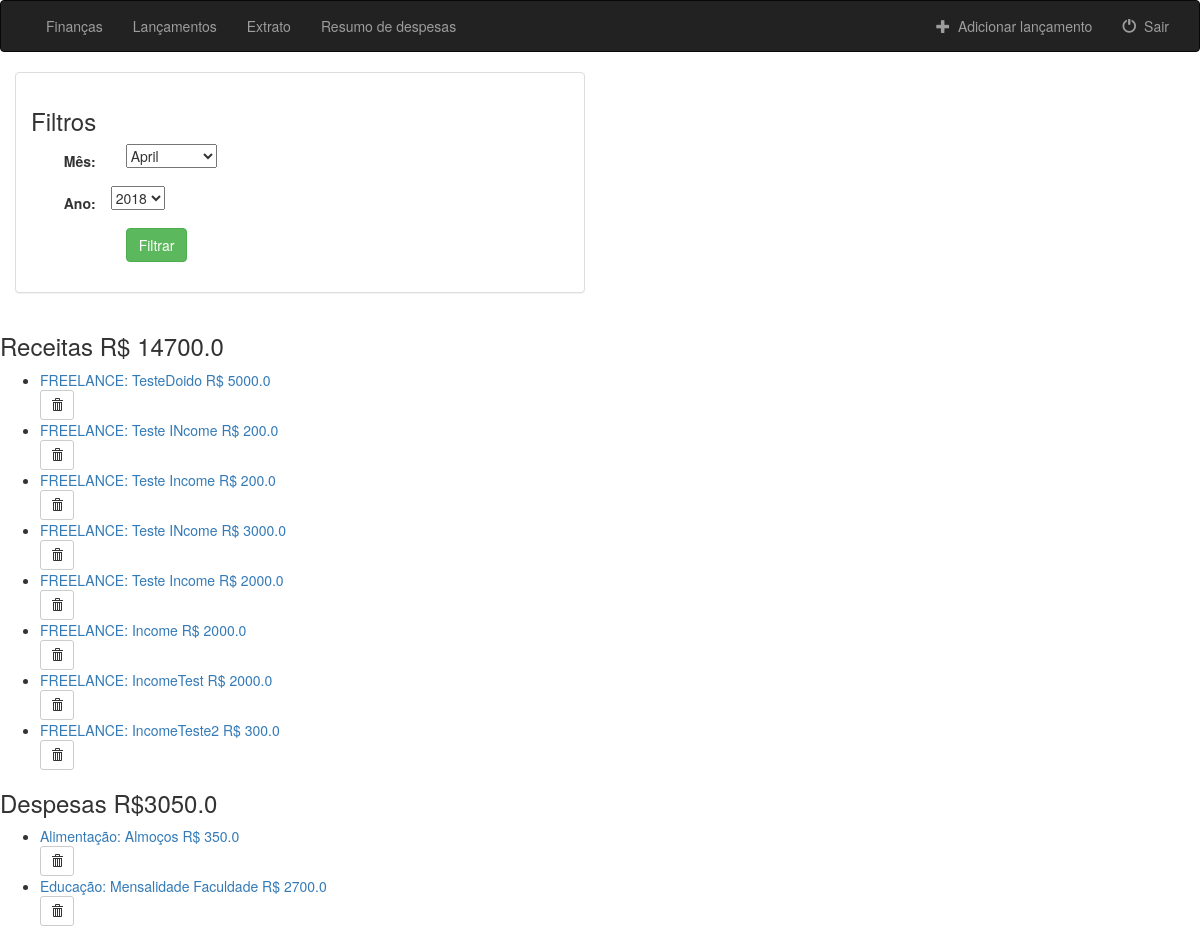
Page /finances/list_entry/ (signed in) on the earlier database version.
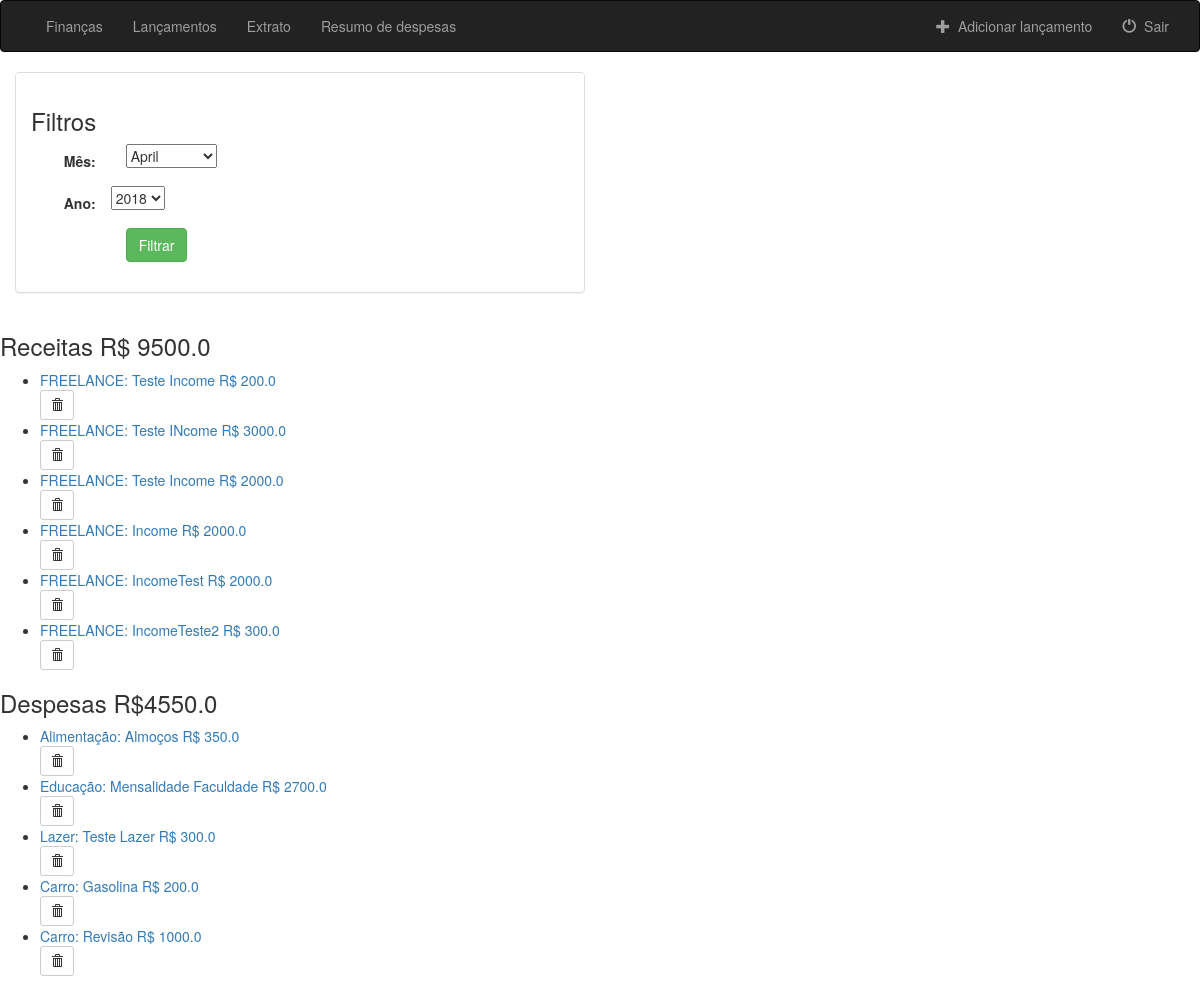
Same page on the later database version.
### finances/models.py (models this page shows, shortened)
class Entry(models.Model):
    agent = models.ForeignKey(User, on_delete=models.CASCADE)
    category = models.ForeignKey(Category, on_delete=models.CASCADE)
    description = models.CharField(max_length=100)
    amount = models.FloatField()
    entry_date = models.DateField(default=timezone.now)
    objects = EntryManager()

class Category(models.Model):
    INCOME = 'IN'
    EXPENSE = 'EX'
    ENTRY_TYPE_CHOICES = (
        (INCOME, 'INCOME'),
        (EXPENSE, 'EXPENSE'),
    )
    entries_type = models.CharField(
        max_length=2,
        choices=ENTRY_TYPE_CHOICES,
        default= EXPENSE,
    )
    description = models.CharField(max_length=100)

### finances/views.py (the view, shortened to what this page needs)
# urls.py: path('list_entry/', views.ListEntry.as_view(), name='list_entry'),
class ListEntry(LoginRequiredMixin, View):
    template_name = 'finances/list_entry.html'
    login_url = 'finances:login_user'
    def get(self, request):
        return get_list_entries(request, None, self.template_name)

### finances/models.py (called while the page is built)
    def get_entries(self, user, month, year, limit, entry_type):
        try:
            return self.order_by('entry_date').filter(
                agent=user, category__in=Category.objects.filter(entries_type__in=entry_type),
                entry_date__month=month, entry_date__year=year
                )[:limit]
        except ObjectDoesNotExist:
            return None

    def get_incomes(self, user, month, year, limit):
        return self.get_entries(user, month, year, limit, [('IN')])

    def get_expenses(self, user, month, year, limit):
        return self.get_entries(user, month, year, limit, [('EX')])

    def get_all_entries(self, user, month, year, limit):
        return self.get_entries(user, month, year, limit, [('IN'), ('EX')])

    def get_entries_amount(self, user, entries):
        return entries.aggregate(Sum('amount'))

    def get_amount_expenses_by_category(self, user, month, year, limit):
        expenses = self.get_expenses(user, month, year, limit)
        return expenses.order_by('category__description').values('category__description').annotate(Sum('amount'))

### finances/templates/finances/list_entry.html (shortened to what this page needs)
{% extends 'finances/base.html' %}
{% block body %}
<div class="container-fluid">
        <div class="row">
            <div class="col-sm-12 col-md-6">
                <div class="panel panel-default">
                    <div class="panel-body">
                        <h3>Filtros</h3>
                        <form class="form-horizontal" role="form" action="{% url 'finances:list_entry'%}" method="post" enctype="multipart/form-data">
                            <div class="form-group">
                                <label class="control-label col-sm-2" for="id_month">Mês:</label>
                                <div class="col-sm-10">
                                    <select id="id_month"name="month">
                                        {% for month in months %}
                                            <option value="{{month.0}}"
                                            {% if month.0 == current_month%}selected="selected"{% endif %}>{{month.1}}</option>
                                        {% endfor %}
                                    </select>
                                </div>
                            </div>
                            <div class="form-group">
                                <label class="control-label col-sm-2" for="id_year">Ano:</label>
                                <select name="year" id="id_year">
                                    {% for year in years %}
                                        <option value="{{year}}"
                                        {% if year == current_year%}selected="selected"{% endif %}>{{year}}</option>
                                    {% endfor %}
                                </select>
                            </div>
                            <div class="form-group">
                                <div class="col-sm-offset-2 col-sm-10">
                                    <button type="submit" class="btn btn-success">Filtrar</button>
                                </div>
                            </div>
                        </form>
                    </div>
                </div>
            </div>
        </div>
</div>
{% if incomes %}
<h3>Receitas R$ {{total_incomes.amount__sum}}</h3>
<ul>
    {% for income in incomes %}
    <li><a href = "/finances/{{income.id}}/">{{income.category.description}}: {{income.description}} R$ {{income.amount}}</a></li>
    <form action="{% url 'finances:delete_entry' income.id %}" method="post" style="display: inline;">
        <button type="submit" class="btn btn-default btn-sm">
            <span class="glyphicon glyphicon-trash"></span>
        </button>
    </form>
    {% endfor %}
</ul>
{% else %}
<h3>Você não possui receitas</h3>
{% endif %}
{% if expenses %}
<h3>Despesas R${{total_expenses.amount__sum}}</h3>
<ul>
    {% for expense in expenses %}
    <li><a href = "/finances/{{expense.id}}/">{{expense.category.description}}: {{expense.description}} R$ {{expense.amount}}</a></li>
    <form action="{% url 'finances:delete_entry' expense.id %}" method="post" style="display: inline;">
        <button type="submit" class="btn btn-default btn-sm">
            <span class="glyphicon glyphicon-trash"></span>
        </button>
    </form>
    {% endfor %}
</ul>
{% else %}
<h3>Você não possui despesas</h3>
{% endif %}
{% endblock %}

Differences in the rows shown:
no longer on this page (row edited): Entry: category.description "FREELANCE", description "TesteDoido", amount "5000.0", shown under "Receitas R$ 14700.0"
no longer on this page (row edited): Entry: category.description "FREELANCE", description "Teste INcome", amount "200.0", shown under "Receitas R$ 14700.0"
added Entry: category.description "Lazer", description "Teste Lazer", amount "300.0", shown under "Despesas R$4550.0"
added Entry: category.description "Carro", description "Gasolina", amount "200.0", shown under "Despesas R$4550.0"
added Entry: category.description "Carro", description "Revisão", amount "1000.0", shown under "Despesas R$4550.0"
Other differences:
{{ total_incomes.amount__sum }}: "14700.0" → "9500.0"
{{ total_expenses.amount__sum }}: "3050.0" → "4550.0"
